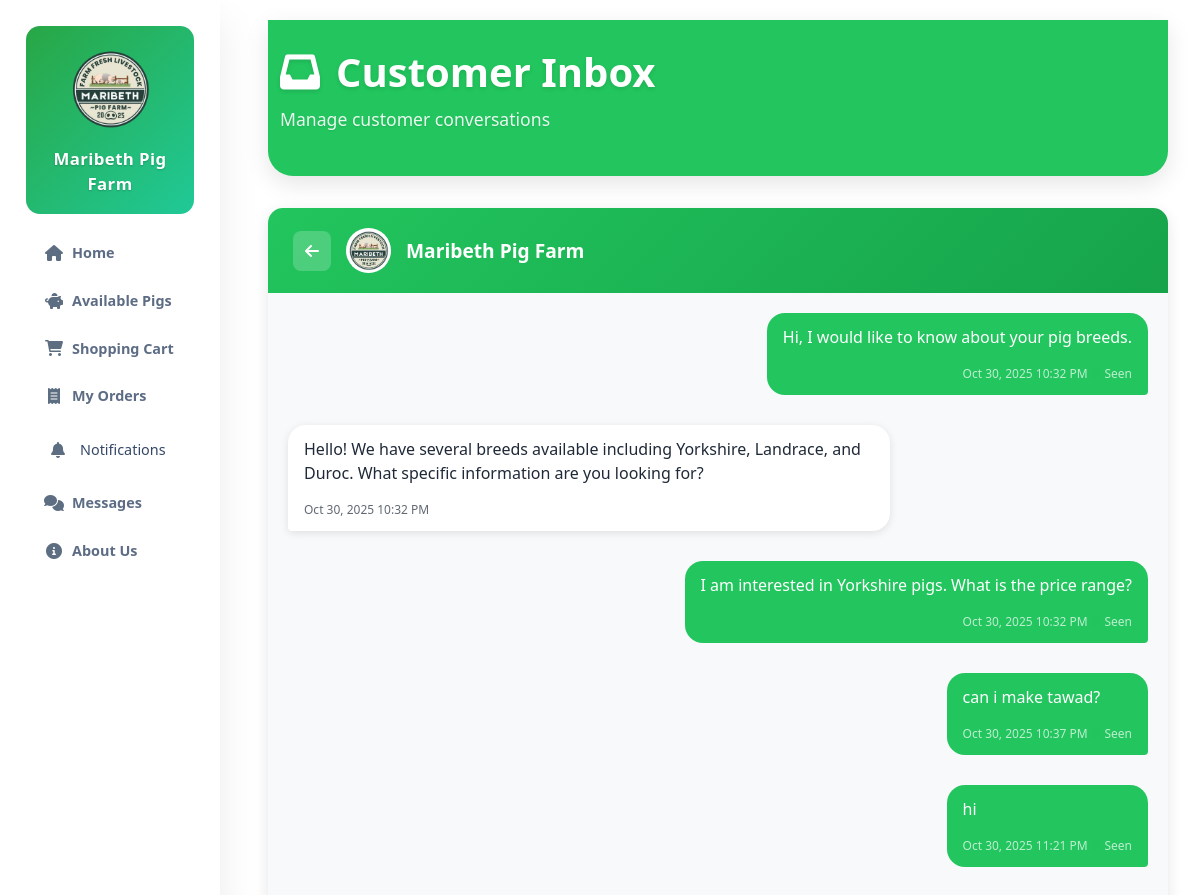
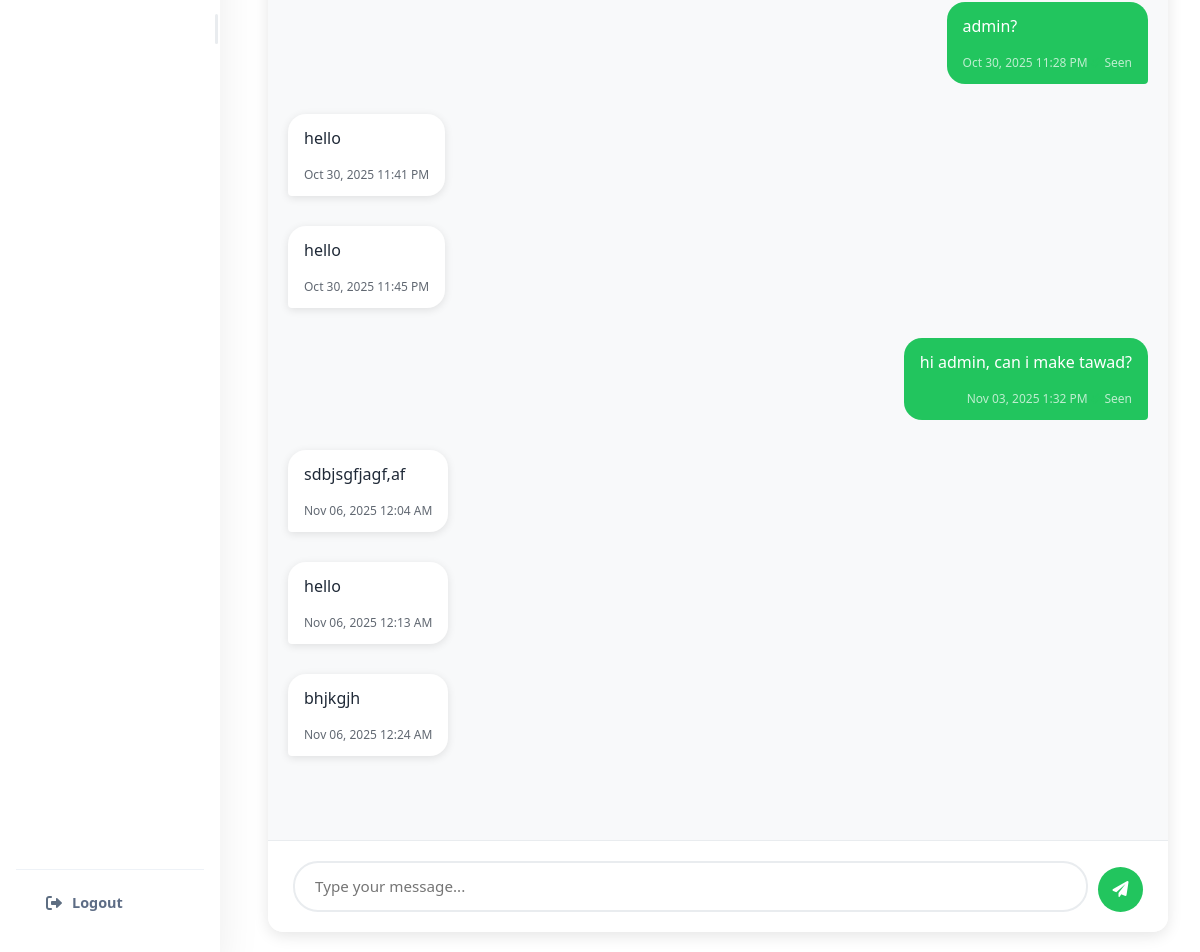
The app's page /conversation/2/ (signed in) with its own data (2 pictures, top to bottom).
### myapp/models.py (models this page shows, shortened)
class Message(models.Model):
    SENDER_CHOICES = [
        ('customer', 'Customer'),
        ('admin', 'Admin'),
    ]
    conversation = models.ForeignKey(Conversation, on_delete=models.CASCADE, related_name='messages', null=True, blank=True)
    sender = models.CharField(max_length=10, choices=SENDER_CHOICES, default='customer')
    message = models.TextField()
    is_read = models.BooleanField(default=False)
    delivered_at = models.DateTimeField(null=True, blank=True)
    read_at = models.DateTimeField(null=True, blank=True)
    created_at = models.DateTimeField(auto_now_add=True)
    class Meta:
        ordering = ['-created_at']

### myapp/views.py (the view, shortened to what this page needs)
# urls.py: path('conversation/<int:conversation_id>/', views.customer_conversation, name='customer_conversation'),
@login_required
def customer_conversation(request, conversation_id):
    from .models import Conversation, Message
    from django.http import JsonResponse
    conversation = get_object_or_404(Conversation, id=conversation_id, user=request.user)
    from django.utils import timezone
    conversation.messages.filter(sender='admin', is_read=False).update(
        is_read=True,
        read_at=timezone.now()
    )
    messages_list = conversation.messages.all().order_by('created_at')
    return render(request, 'myapp/customer_conversation.html', {
        'conversation': conversation,
        'messages': messages_list
    })

### myapp/context_processors.py (called while the page is built)
def cart_count(request):
    if request.user.is_authenticated:
        count = Cart.objects.filter(user=request.user).count()
        return {'cart_count': count}
    return {'cart_count': 0}

### templates/myapp/customer_conversation.html (shortened to what this page needs)
{% extends 'base.html' %}
{% load static %}
{% block content %}
<div class="container-fluid">
    <div class="page-header">
        <div class="container-fluid">
            <div class="d-flex justify-content-between align-items-center">
                <div>
                    <h1 class="page-title">
                        <i class="fas fa-inbox me-3"></i>Customer Inbox
                    </h1>
                    <p class="page-tagline">Manage customer conversations</p>
                </div>
            </div>
        </div>
    </div>
    <div class="chat-container">
        <div class="chat-header">
            <div class="chat-header-left">
                <a href="{% url 'my_messages' %}" class="back-btn">
                    <i class="fas fa-arrow-left"></i>
                </a>
                <div class="admin-avatar">
                    <div style="width: 100%; height: 100%; border-radius: 50%; background: white; display: flex; align-items: center; justify-content: center; overflow: hidden;">
                        <img src="{% static 'images/maribeth-logo.png' %}" alt="Maribeth Pig Farm" style="width: 100%; height: 100%; object-fit: contain;">
                    </div>
                </div>
                <div class="admin-info">
                    <h4>Maribeth Pig Farm</h4>
                </div>
            </div>
        </div>
        <div class="messages-container" id="messagesContainer">
            {% if messages %}
                {% for message in messages %}
                <div class="message {{ message.sender }}" data-message-id="{{ message.id }}">
                    <div class="message-bubble">
                        {{ message.message|linebreaks }}
                        <div class="message-time">
                            {{ message.created_at|date:"M d, Y g:i A" }}
                            {% if message.sender == 'customer' %}
                                <span class="message-status">
                                </span>
                            {% endif %}
                        </div>
                    </div>
                </div>
                {% endfor %}
            {% else %}
            <div class="empty-chat">
                <i class="fas fa-comments"></i>
                <h5>Start the conversation</h5>
                <p>Send a message to begin chatting with the admin</p>
            </div>
            {% endif %}
        </div>
        <div class="message-input-container">
            <form class="message-form" id="messageForm">
                <textarea
                    class="message-input"
                    id="messageInput"
                    placeholder="Type your message..."
                    rows="1"
                    required
                ></textarea>
                <button type="submit" class="send-btn" id="sendBtn">
                    <i class="fas fa-paper-plane"></i>
                </button>
            </form>
        </div>
    </div>
</div>
{% endblock %}

### templates/base.html (style rules this page uses)
html, body { margin: 0; padding: 0; min-height: 100%; width: 100%; overflow-x: hidden; overflow-y: auto; }
body { min-height: 100vh; width: 100%; overflow-x: hidden; overflow-y: auto; }

### templates/myapp/customer_conversation.html (style rules this page uses)
.page-header { background: #22c55e; color: white; padding: 28px 0; margin: 0 auto 32px auto; border-radius: 0 0 25px 25px; box-shadow: 0 8px 25px rgba(0, 0, 0, 0.1); max-width: 1200px; width: 100%; }
.page-title { font-size: 2.5rem; font-weight: 700; margin: 0; text-shadow: 0 2px 4px rgba(0, 0, 0, 0.1); }
.page-tagline { font-size: 1.1rem; opacity: 0.9; margin-top: 10px; font-weight: 400; text-shadow: 0 1px 2px rgba(0, 0, 0, 0.1); }
.chat-container { background: white; border-radius: 15px; box-shadow: 0 4px 15px rgba(0, 0, 0, 0.1); overflow: hidden; max-width: 1200px; width: 100%; margin: 0 auto; height: 90vh; display: flex; flex-direction: column; }
.chat-header { background: linear-gradient(135deg, #22c55e 0%, #16a34a 100%); color: white; padding: 20px 25px; display: flex; align-items: center; justify-content: space-between; }
.chat-header-left { display: flex; align-items: center; }
.back-btn { background: rgba(255, 255, 255, 0.2); border: none; color: white; padding: 8px 12px; border-radius: 8px; margin-right: 15px; text-decoration: none; transition: all 0.3s ease; }
.admin-avatar { width: 45px; height: 45px; border-radius: 50%; background: rgba(255, 255, 255, 0.2); display: flex; align-items: center; justify-content: center; color: white; font-weight: 600; font-size: 1.1rem; margin-right: 15px; }
.admin-info h4 { margin: 0; font-size: 1.2rem; font-weight: 600; }
.messages-container { flex: 1; overflow-y: auto; padding: 20px; background: #f8f9fa; display: flex; flex-direction: column; gap: 15px; }
.message { display: flex; margin-bottom: 15px; }
.message.customer { justify-content: flex-end; }
.message.admin { justify-content: flex-start; }
.message-bubble { max-width: 70%; padding: 12px 16px; border-radius: 18px; position: relative; word-wrap: break-word; }
.message.customer .message-bubble { background: #22c55e; color: white; border-bottom-right-radius: 4px; }
.message.admin .message-bubble { background: white; color: #1f2937; border-bottom-left-radius: 4px; box-shadow: 0 2px 8px rgba(0, 0, 0, 0.1); }
.message-time { font-size: 0.75rem; opacity: 0.7; margin-top: 5px; text-align: right; }
.message.admin .message-time { text-align: left; }
.message-input-container { padding: 20px 25px; background: white; border-top: 1px solid #e9ecef; }
.message-form { display: flex; gap: 10px; align-items: flex-end; }
.message-input { flex: 1; border: 2px solid #e9ecef; border-radius: 25px; padding: 12px 20px; resize: none; max-height: 120px; min-height: 45px; font-size: 0.95rem; transition: all 0.3s ease; }
.message-input { -ms-overflow-style: none; scrollbar-width: none; }
.send-btn { background: #22c55e; color: white; border: none; border-radius: 50%; width: 45px; height: 45px; display: flex; align-items: center; justify-content: center; cursor: pointer; transition: all 0.3s ease; flex-shrink: 0; }

### records on screen
Message: message "Hi, I would like to know about your pig breeds.", created_at "Oct 30, 2025 10:32 PM", sender "Seen"
Message: message "Hello! We have several breeds available including Yorkshire, Landrace, and Duroc. What specific information are you looking for?", created_at "Oct 30, 2025 10:32 PM"
Message: message "I am interested in Yorkshire pigs. What is the price range?", created_at "Oct 30, 2025 10:32 PM", sender "Seen"
Message: message "can i make tawad?", created_at "Oct 30, 2025 10:37 PM", sender "Seen"
Message: message "hi", created_at "Oct 30, 2025 11:21 PM", sender "Seen"
Message: message "admin?", created_at "Oct 30, 2025 11:28 PM", sender "Seen"
Message: message "hello", created_at "Oct 30, 2025 11:41 PM"
Message: message "hello", created_at "Oct 30, 2025 11:45 PM"
Message: message "hi admin, can i make tawad?", created_at "Nov 03, 2025 1:32 PM", sender "Seen"
Message: message "sdbjsgfjagf,af", created_at "Nov 06, 2025 12:04 AM"
Message: message "hello", created_at "Nov 06, 2025 12:13 AM"
Message: message "bhjkgjh", created_at "Nov 06, 2025 12:24 AM"
